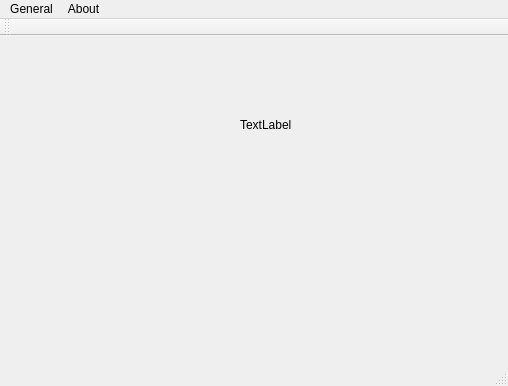
<?xml version="1.0" encoding="UTF-8"?>
<ui version="4.0">
 <class>MainWindow</class>
 <widget class="QMainWindow" name="MainWindow">
  <property name="geometry">
   <rect>
    <x>0</x>
    <y>0</y>
    <width>508</width>
    <height>386</height>
   </rect>
  </property>
  <property name="windowTitle">
   <string>MainWindow</string>
  </property>
  <widget class="QWidget" name="centralWidget">
   <widget class="QLabel" name="label">
    <property name="geometry">
     <rect>
      <x>240</x>
      <y>80</y>
      <width>67</width>
      <height>17</height>
     </rect>
    </property>
    <property name="text">
     <string>TextLabel</string>
    </property>
   </widget>
  </widget>
  <widget class="QMenuBar" name="menuBar">
   <property name="geometry">
    <rect>
     <x>0</x>
     <y>0</y>
     <width>508</width>
     <height>22</height>
    </rect>
   </property>
   <widget class="QMenu" name="menuGeneral">
    <property name="title">
     <string>General</string>
    </property>
   </widget>
   <widget class="QMenu" name="menuAbout">
    <property name="title">
     <string>About</string>
    </property>
   </widget>
   <addaction name="menuGeneral"/>
   <addaction name="menuAbout"/>
  </widget>
  <widget class="QToolBar" name="mainToolBar">
   <attribute name="toolBarArea">
    <enum>TopToolBarArea</enum>
   </attribute>
   <attribute name="toolBarBreak">
    <bool>false</bool>
   </attribute>
  </widget>
  <widget class="QStatusBar" name="statusBar"/>
 </widget>
 <layoutdefault spacing="6" margin="11"/>
 <resources/>
 <connections/>
</ui>
